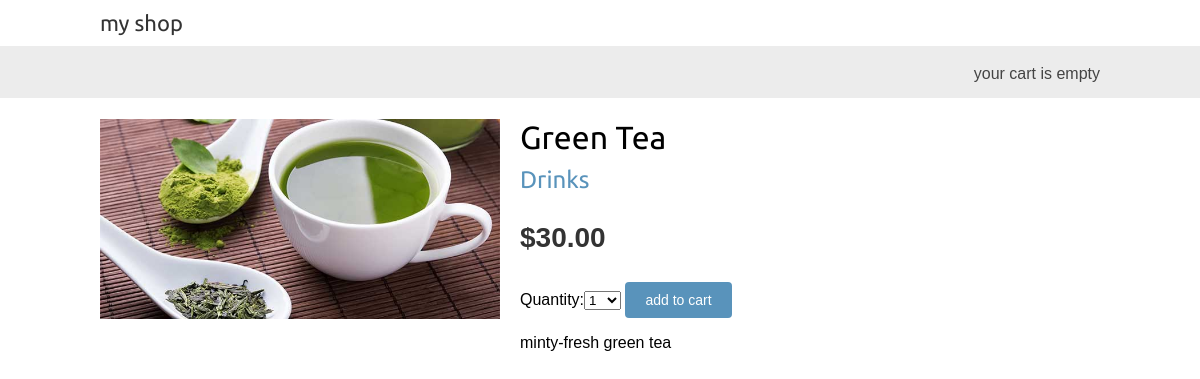
Page /1/green-tea/ on the committed database.
### shop/models.py (models this page shows, shortened)
class Product(models.Model):
    category = models.ForeignKey(Category, related_name='products', on_delete=models.CASCADE)
    name = models.CharField(max_length=200, db_index=True)
    slug = models.SlugField(max_length=200, db_index=True)
    image = models.ImageField(upload_to='products/%Y/%m/%d', blank=True)
    description = models.TextField(blank=True)
    price = models.DecimalField(max_digits=10, decimal_places=2)
    available = models.BooleanField(default=True)
    created = models.DateTimeField(auto_now_add=True)
    updated = models.DateTimeField(auto_now=True)
    class Meta:
        ordering = ('name', )
        index_together = (('id', 'slug'), )

class Category(models.Model):
    name = models.CharField(max_length=200, db_index=True)
    slug = models.SlugField(max_length=200, unique=True)
    class Meta:
        ordering = ('name',)
        verbose_name = 'category'
        verbose_name_plural = 'categories'
    def __str__(self):
        return self.name
    def get_absolute_url(self):
        return reverse('shop:product_list_by_category', args=[self.slug])

### shop/views.py (the view)
# urls.py: path('<int:id>/<slug:slug>/', views.product_detail, name='product_detail'),
def product_detail(request, id, slug):
    product = get_object_or_404(Product, id=id, slug=slug, available=True)
    cart_product_form = CartAddProductForm()
    return render(request, 'shop/product/detail.html', {'product': product, 'cart_product_form': cart_product_form})

### cart/forms.py
class CartAddProductForm(forms.Form):
    quantity = forms.TypedChoiceField(choices=PRODUCT_QUANTITY_CHOICES, coerce=int)
    update = forms.BooleanField(required=False, initial=False, widget=forms.HiddenInput)

### cart/cart.py (called while the page is built)
    def __len__(self):
        return sum(item['quantity'] for item in self.cart.values())

### cart/context_processors.py (called while the page is built)
def cart(request):
    return {'cart': Cart(request)}

### shop/templates/shop/product/detail.html (shortened to what this page needs)
{% extends 'shop/base.html' %}
{% load static %}
{% block content %}
    <div class="product-detail">
        <img src="{% if product.image %}{{ product.image.url }}{% else %}{% static 'img/no_image.png' %}{% endif %}" alt="oh no">
        <h1>{{ product.name }}</h1>
        <h2><a href="{{ product.category.get_absolute_url }}">{{ product.category }}</a></h2>
        <p class="price">${{ product.price }}</p>
        <form action="{% url 'cart:cart_add' product.id %}" method="POST">
            {{ cart_product_form }}
            <input type="submit" value="add to cart">
        </form>
        {{ product.description|linebreaks }}
    </div>
{% endblock %}

### shop/static/css/base.css (style rules this page uses)
body { margin:0; padding:0; font-family:helvetica, sans-serif; }
h1, h2, h3, h4, h5 , h6 { font-family: 'Ubuntu', sans-serif; font-weight:normal; }
a { text-decoration:none; color:#5993bb; }
a.button, input[type="submit"] { color:#fff; background:#5993bb; border-radius:4px; padding:10px 20px; font-size:14px; border:0; }
.product-detail { text-align:justify; }
.product-detail .price { color:#333; font-size:28px; font-weight:bold; }
.product-detail img { width:40%; float:left; padding:0 20px 20px 0; }
.product-detail h1 { margin-bottom:0; }
.product-detail h2 { margin-top:10px; }

### rows in the picture
Product: image (picture), name "Green Tea", category "Drinks", price "30.00", description "minty-fresh green tea"
